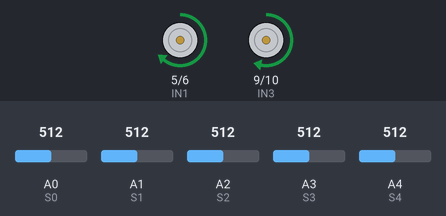
Simulated run of this sketch. Board: Arduino Uno, built with avr-gcc and run on an emulated ATmega328P. Parts: motor-driver pin pairs drawn as motors (green arrow = first pin HIGH = forward, orange = second pin HIGH = backward, longer = more drive). Inputs (shaded band) come from the test bench; at power-on: A3 (S3) = 512, A1 (S1) = 512, A4 (S4) = 512, A0 (S0) = 512, A2 (S2) = 512.

Above: at 5.6 s.
5.7 s: A3 (S3) set to 484
At 6.7 s:
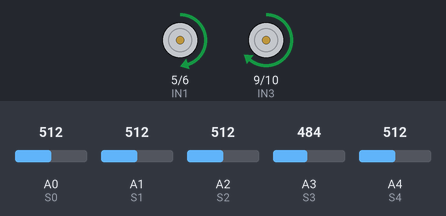
7.2 s: A1 (S1) set to 492
At 7.7 s:
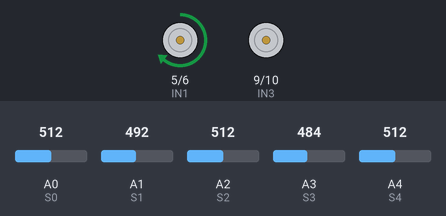
8.7 s: A4 (S4) set to 483
At 9.0 s:
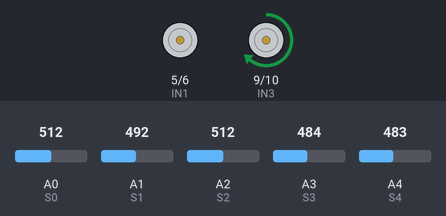
10.2 s: A0 (S0) set to 490
At 11.2 s:
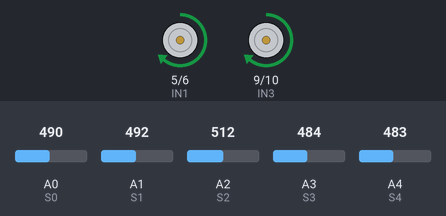
11.7 s: A0 (S0) set to 510
At 12.5 s:
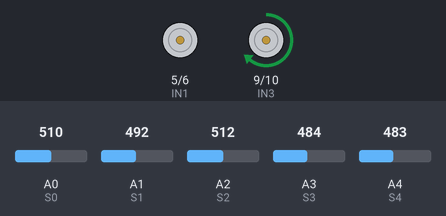
13.2 s: A0 (S0) set to 306
At 13.5 s:
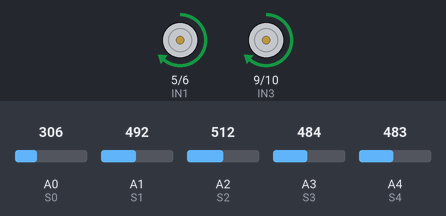
Timing chart, 0 to 15.7 s (numbered marks = the images above; inputs shaded):
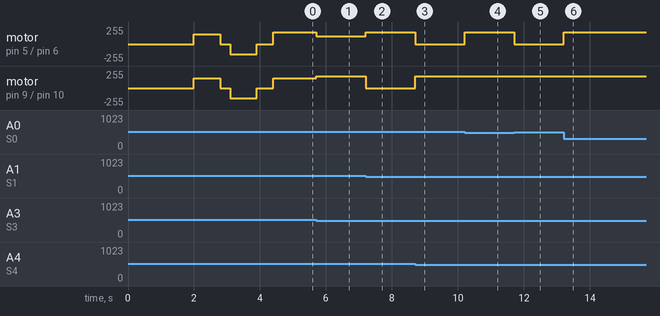

The sketch:

arturito.ino
```cpp
/*
 * ==========================================================
 * ROBOT: ARTURITO - SEGUIDOR DE LÍNEA AMATEUR (CON PRUEBA DE MOTORES)
 * CONCURSO: 1er Concurso Distrital de Robótica 2026 (Santa Cruz)
 * ==========================================================
 * Hardware:
 * - Arduino UNO
 * - 5 Sensores TCRT5000 (Analógicos en A0..A4)
 * - Driver DRV8833 (Pines D5, D6, D9, D10)
 * - 2 Motores HC02-48 (1:48)
 *
 * CALIBRACIÓN:
 * Blanco: 30 - 40
 * Negro:  970 - 990
 * Umbral: 500 (Negro > 500)
 */

// --- DEFINICIÓN DE PINES ---
// Sensores (Entradas Analógicas)
#define S0 A0 // Extremo Izquierdo
#define S1 A1 // Centro Izquierdo
#define S2 A2 // Centro
#define S3 A3 // Centro Derecho
#define S4 A4 // Extremo Derecho

// Driver DRV8833 (Salidas PWM)
#define IN1 5  // Motor Izquierdo Adelante
#define IN2 6  // Motor Izquierdo Atrás
#define IN3 9  // Motor Derecho Adelante
#define IN4 10 // Motor Derecho Atrás
// EEP (sleep) del modulo a D4: HIGH = driver habilitado.
// Sin este cable el chip duerme y las salidas no conducen.
#define SLEEP_DRV 4

// --- PARÁMETROS DE VELOCIDAD Y CALIBRACIÓN ---
const int VEL_RAPIDA = 180;
const int VEL_MEDIA  = 150;
const int VEL_LENTA  = 120;

// Umbral ajustado según tus lecturas
const int UMBRAL = 500;

// Variable para recordar la última dirección conocida
int ultimoGiro = 0; // 0 = recto, 1 = izquierda, 2 = derecha

void setup() {
  // Configurar pines del driver como salidas
  pinMode(IN1, OUTPUT);
  pinMode(IN2, OUTPUT);
  pinMode(IN3, OUTPUT);
  pinMode(IN4, OUTPUT);

  // Despertar el DRV8833 (EEP en HIGH) antes de tocar motores
  pinMode(SLEEP_DRV, OUTPUT);
  digitalWrite(SLEEP_DRV, HIGH);

  // Iniciar comunicación serial para depurar
  Serial.begin(9600);

  // Pausa de seguridad inicial (2 segundos)
  delay(2000);

  // ==========================================
  // PRUEBA DE MOTORES (Adelante y Retorno)
  // ==========================================
  // 1. Avanzar un poco (800 milisegundos a velocidad media)
  avanzar(VEL_MEDIA, VEL_MEDIA);
  delay(800);

  // 2. Detenerse brevemente
  detener();
  delay(300);

  // 3. Retroceder exactamente el mismo tiempo para volver al punto inicial
  retroceder(VEL_MEDIA, VEL_MEDIA);
  delay(800);

  // 4. Detenerse antes de arrancar con el seguidor de línea
  detener();
  delay(500);
}

void loop() {
  // 1. LEER SENSORES (LOGICA INVERTIDA: > UMBRAL es Negro)
  bool v0 = analogRead(S0) > UMBRAL;
  bool v1 = analogRead(S1) > UMBRAL;
  bool v2 = analogRead(S2) > UMBRAL;
  bool v3 = analogRead(S3) > UMBRAL;
  bool v4 = analogRead(S4) > UMBRAL;

  // 2. LÓGICA DE MOVIMIENTO

  // --- CASO 1: CENTRADO PERFECTO ---
  if (v2 && !v0 && !v1 && !v3 && !v4) {
    avanzar(VEL_RAPIDA, VEL_RAPIDA);
    ultimoGiro = 0;
  }
  // --- CASO 2: DESVIADO LEVEMENTE A LA IZQUIERDA ---
  else if (v3 || (v2 && v3)) {
    avanzar(VEL_RAPIDA, VEL_LENTA);
    ultimoGiro = 2;
  }
  // --- CASO 3: DESVIADO LEVEMENTE A LA DERECHA ---
  else if (v1 || (v2 && v1)) {
    avanzar(VEL_LENTA, VEL_RAPIDA);
    ultimoGiro = 1;
  }
  // --- CASO 4: CURVA CERRADA A LA IZQUIERDA ---
  else if (v4 || (v3 && v4)) {
    girarDerecha();
    ultimoGiro = 2;
  }
  // --- CASO 5: CURVA CERRADA A LA DERECHA ---
  else if (v0 || (v0 && v1)) {
    girarIzquierda();
    ultimoGiro = 1;
  }
  // --- CASO 6: INICIO DE CURVA SUAVE ---
  else if (v0 && !v1 && !v2) {
    girarIzquierda();
    ultimoGiro = 1;
  }
  else if (v4 && !v3 && !v2) {
    girarDerecha();
    ultimoGiro = 2;
  }
  // --- CASO 7: CRUCE ---
  else if (v0 && v1 && v2 && v3 && v4) {
    avanzar(VEL_RAPIDA, VEL_RAPIDA);
  }
  // --- CASO 8: LÍNEA PERDIDA ---
  else if (!v0 && !v1 && !v2 && !v3 && !v4) {
    if (ultimoGiro == 1) {
      girarIzquierda();
    } else if (ultimoGiro == 2) {
      girarDerecha();
    } else {
      detener();
    }
  }
  // --- CASO POR DEFECTO ---
  else {
    avanzar(VEL_MEDIA, VEL_MEDIA);
  }

  delay(5);
}

// ==========================================
// FUNCIONES DE MOVIMIENTO
// ==========================================

void avanzar(int velIzq, int velDer) {
  analogWrite(IN1, velIzq);
  digitalWrite(IN2, LOW);
  analogWrite(IN3, velDer);
  digitalWrite(IN4, LOW);
}

void retroceder(int velIzq, int velDer) {
  digitalWrite(IN1, LOW);
  analogWrite(IN2, velIzq);
  digitalWrite(IN3, LOW);
  analogWrite(IN4, velDer);
}

void girarIzquierda() {
  analogWrite(IN1, 0);
  digitalWrite(IN2, LOW);
  analogWrite(IN3, VEL_RAPIDA);
  digitalWrite(IN4, LOW);
}

void girarDerecha() {
  analogWrite(IN1, VEL_RAPIDA);
  digitalWrite(IN2, LOW);
  analogWrite(IN3, 0);
  digitalWrite(IN4, LOW);
}

void detener() {
  digitalWrite(IN1, LOW);
  digitalWrite(IN2, LOW);
  digitalWrite(IN3, LOW);
  digitalWrite(IN4, LOW);
}
```

Measured:
- the behaviour switches between 501 and 500 on A3 (S3) (found by bisection; images 0 and 1)
- the behaviour switches between 501 and 500 on A1 (S1) (found by bisection; images 1 and 2)
- the behaviour switches between 501 and 500 on A4 (S4) (found by bisection; images 2 and 3)
- after the input at 5.7 s, motor on pin 5 (IN1) / pin 6 (IN2): forward 180/255 → forward 120/255 at once; motor on pin 9 (IN3) / pin 10 (IN4): forward 150/255 → forward 180/255 at once
- after the input at 7.2 s, motor on pin 5 (IN1) / pin 6 (IN2): forward 120/255 → forward 180/255 at once; motor on pin 9 (IN3) / pin 10 (IN4): forward 180/255 → stopped at once
- after the input at 8.7 s, motor on pin 5 (IN1) / pin 6 (IN2): forward 180/255 → stopped at once; motor on pin 9 (IN3) / pin 10 (IN4): stopped → forward 180/255 at once
- after the input at 10.2 s, motor on pin 5 (IN1) / pin 6 (IN2): stopped → forward 180/255 at once
- after the input at 11.7 s, motor on pin 5 (IN1) / pin 6 (IN2): forward 180/255 → stopped at once
- after the input at 13.2 s, motor on pin 5 (IN1) / pin 6 (IN2): stopped → forward 180/255 at once
